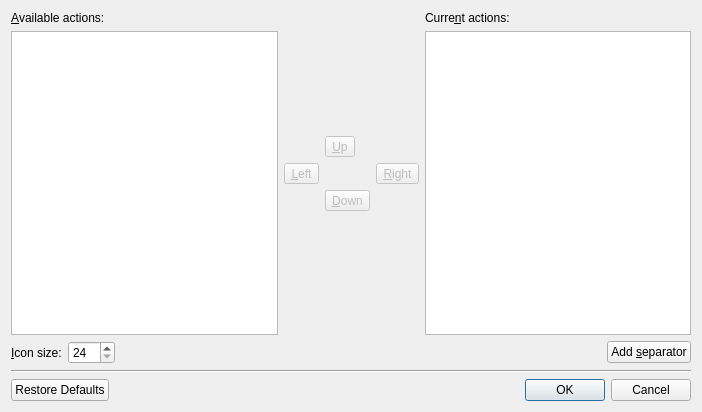
<?xml version="1.0" encoding="UTF-8"?>
<ui version="4.0">
 <class>Gui::TToolbarEditor</class>
 <widget class="QDialog" name="Gui::TToolbarEditor">
  <property name="geometry">
   <rect>
    <x>0</x>
    <y>0</y>
    <width>702</width>
    <height>412</height>
   </rect>
  </property>
  <property name="windowTitle">
   <string>Toolbar Editor</string>
  </property>
  <layout class="QGridLayout" name="gridLayout_2">
   <item row="0" column="0">
    <layout class="QVBoxLayout" name="verticalLayout">
     <item>
      <widget class="QLabel" name="label">
       <property name="text">
        <string>&amp;Available actions:</string>
       </property>
       <property name="buddy">
        <cstring>all_actions_list</cstring>
       </property>
      </widget>
     </item>
     <item>
      <widget class="QListWidget" name="all_actions_list"/>
     </item>
    </layout>
   </item>
   <item row="0" column="1">
    <layout class="QVBoxLayout" name="verticalLayout_3">
     <item>
      <spacer name="verticalSpacer">
       <property name="orientation">
        <enum>Qt::Vertical</enum>
       </property>
       <property name="sizeHint" stdset="0">
        <size>
         <width>20</width>
         <height>40</height>
        </size>
       </property>
      </spacer>
     </item>
     <item>
      <layout class="QGridLayout" name="gridLayout">
       <item row="1" column="0">
        <widget class="QToolButton" name="left_button">
         <property name="enabled">
          <bool>false</bool>
         </property>
         <property name="text">
          <string>&amp;Left</string>
         </property>
        </widget>
       </item>
       <item row="1" column="2">
        <widget class="QToolButton" name="right_button">
         <property name="enabled">
          <bool>false</bool>
         </property>
         <property name="text">
          <string>&amp;Right</string>
         </property>
        </widget>
       </item>
       <item row="2" column="1">
        <widget class="QToolButton" name="down_button">
         <property name="enabled">
          <bool>false</bool>
         </property>
         <property name="text">
          <string>&amp;Down</string>
         </property>
        </widget>
       </item>
       <item row="0" column="1" colspan="2">
        <widget class="QToolButton" name="up_button">
         <property name="enabled">
          <bool>false</bool>
         </property>
         <property name="text">
          <string>&amp;Up</string>
         </property>
        </widget>
       </item>
      </layout>
     </item>
     <item>
      <spacer name="verticalSpacer_2">
       <property name="orientation">
        <enum>Qt::Vertical</enum>
       </property>
       <property name="sizeHint" stdset="0">
        <size>
         <width>20</width>
         <height>40</height>
        </size>
       </property>
      </spacer>
     </item>
    </layout>
   </item>
   <item row="0" column="2">
    <layout class="QVBoxLayout" name="verticalLayout_2">
     <item>
      <widget class="QLabel" name="label_2">
       <property name="text">
        <string>Curre&amp;nt actions:</string>
       </property>
       <property name="buddy">
        <cstring>active_actions_list</cstring>
       </property>
      </widget>
     </item>
     <item>
      <widget class="QListWidget" name="active_actions_list"/>
     </item>
    </layout>
   </item>
   <item row="1" column="0" colspan="3">
    <layout class="QHBoxLayout" name="horizontalLayout">
     <item>
      <widget class="QLabel" name="label_3">
       <property name="text">
        <string>&amp;Icon size:</string>
       </property>
       <property name="buddy">
        <cstring>iconsize_spin</cstring>
       </property>
      </widget>
     </item>
     <item>
      <widget class="QSpinBox" name="iconsize_spin">
       <property name="minimum">
        <number>24</number>
       </property>
       <property name="maximum">
        <number>256</number>
       </property>
      </widget>
     </item>
     <item>
      <spacer name="horizontalSpacer">
       <property name="orientation">
        <enum>Qt::Horizontal</enum>
       </property>
       <property name="sizeHint" stdset="0">
        <size>
         <width>518</width>
         <height>20</height>
        </size>
       </property>
      </spacer>
     </item>
     <item>
      <widget class="QPushButton" name="separator_button">
       <property name="text">
        <string>Add &amp;separator</string>
       </property>
      </widget>
     </item>
    </layout>
   </item>
   <item row="2" column="0" colspan="3">
    <widget class="Line" name="line">
     <property name="orientation">
      <enum>Qt::Horizontal</enum>
     </property>
    </widget>
   </item>
   <item row="3" column="0" colspan="3">
    <widget class="QDialogButtonBox" name="buttonBox">
     <property name="orientation">
      <enum>Qt::Horizontal</enum>
     </property>
     <property name="standardButtons">
      <set>QDialogButtonBox::Cancel|QDialogButtonBox::Ok|QDialogButtonBox::RestoreDefaults</set>
     </property>
    </widget>
   </item>
  </layout>
 </widget>
 <tabstops>
  <tabstop>all_actions_list</tabstop>
  <tabstop>active_actions_list</tabstop>
  <tabstop>left_button</tabstop>
  <tabstop>up_button</tabstop>
  <tabstop>right_button</tabstop>
  <tabstop>down_button</tabstop>
  <tabstop>iconsize_spin</tabstop>
  <tabstop>separator_button</tabstop>
  <tabstop>buttonBox</tabstop>
 </tabstops>
 <resources/>
 <connections>
  <connection>
   <sender>buttonBox</sender>
   <signal>accepted()</signal>
   <receiver>Gui::TToolbarEditor</receiver>
   <slot>accept()</slot>
   <hints>
    <hint type="sourcelabel">
     <x>248</x>
     <y>254</y>
    </hint>
    <hint type="destinationlabel">
     <x>157</x>
     <y>274</y>
    </hint>
   </hints>
  </connection>
  <connection>
   <sender>buttonBox</sender>
   <signal>rejected()</signal>
   <receiver>Gui::TToolbarEditor</receiver>
   <slot>reject()</slot>
   <hints>
    <hint type="sourcelabel">
     <x>316</x>
     <y>260</y>
    </hint>
    <hint type="destinationlabel">
     <x>286</x>
     <y>274</y>
    </hint>
   </hints>
  </connection>
 </connections>
</ui>
